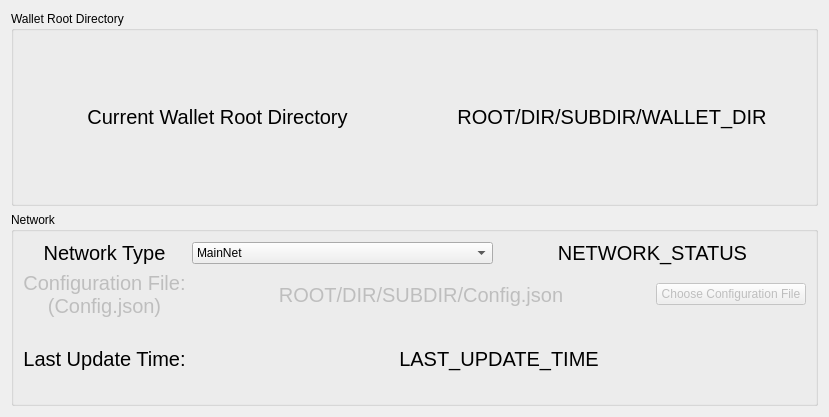
          <widget class="QWidget" name="page">
           <property name="geometry">
            <rect>
             <x>0</x>
             <y>0</y>
             <width>829</width>
             <height>417</height>
            </rect>
           </property>
           <attribute name="label">
            <string>Wallet Settings</string>
           </attribute>
           <attribute name="toolTip">
            <string>Change Wallet Settings</string>
           </attribute>
           <layout class="QGridLayout" name="gridLayout_17">
            <item row="0" column="0">
             <widget class="QGroupBox" name="groupBox_5">
              <property name="font">
               <font>
                <weight>50</weight>
                <italic>false</italic>
                <bold>false</bold>
               </font>
              </property>
              <property name="toolTip">
               <string/>
              </property>
              <property name="title">
               <string>Wallet Root Directory</string>
              </property>
              <layout class="QGridLayout" name="gridLayout_16">
               <item row="0" column="0">
                <layout class="QGridLayout" name="gridLayout_14">
                 <item row="0" column="1">
                  <widget class="QLabel" name="lblWalletRoot">
                   <property name="sizePolicy">
                    <sizepolicy hsizetype="Preferred" vsizetype="Preferred">
                     <horstretch>0</horstretch>
                     <verstretch>0</verstretch>
                    </sizepolicy>
                   </property>
                   <property name="font">
                    <font>
                     <pointsize>15</pointsize>
                    </font>
                   </property>
                   <property name="text">
                    <string>ROOT/DIR/SUBDIR/WALLET_DIR</string>
                   </property>
                   <property name="alignment">
                    <set>Qt::AlignCenter</set>
                   </property>
                  </widget>
                 </item>
                 <item row="0" column="0">
                  <widget class="QLabel" name="label_11">
                   <property name="sizePolicy">
                    <sizepolicy hsizetype="Preferred" vsizetype="Preferred">
                     <horstretch>0</horstretch>
                     <verstretch>0</verstretch>
                    </sizepolicy>
                   </property>
                   <property name="font">
                    <font>
                     <pointsize>15</pointsize>
                    </font>
                   </property>
                   <property name="text">
                    <string>Current Wallet Root Directory</string>
                   </property>
                   <property name="alignment">
                    <set>Qt::AlignCenter</set>
                   </property>
                  </widget>
                 </item>
                </layout>
               </item>
              </layout>
             </widget>
            </item>
            <item row="1" column="0">
             <widget class="QGroupBox" name="groupBox_4">
              <property name="font">
               <font>
                <weight>50</weight>
                <italic>false</italic>
                <bold>false</bold>
               </font>
              </property>
              <property name="title">
               <string>Network</string>
              </property>
              <layout class="QGridLayout" name="gridLayout_12">
               <item row="1" column="0">
                <layout class="QGridLayout" name="gridLayout">
                 <item row="1" column="0">
                  <widget class="QLabel" name="lblNetworkConfigFile">
                   <property name="enabled">
                    <bool>false</bool>
                   </property>
                   <property name="font">
                    <font>
                     <pointsize>15</pointsize>
                    </font>
                   </property>
                   <property name="text">
                    <string>Configuration File:
(Config.json)</string>
                   </property>
                   <property name="alignment">
                    <set>Qt::AlignCenter</set>
                   </property>
                  </widget>
                 </item>
                 <item row="0" column="0">
                  <widget class="QLabel" name="label_10">
                   <property name="font">
                    <font>
                     <pointsize>15</pointsize>
                    </font>
                   </property>
                   <property name="text">
                    <string>Network Type</string>
                   </property>
                   <property name="alignment">
                    <set>Qt::AlignCenter</set>
                   </property>
                  </widget>
                 </item>
                 <item row="1" column="4">
                  <widget class="QPushButton" name="btnChooseConfigFile">
                   <property name="enabled">
                    <bool>false</bool>
                   </property>
                   <property name="text">
                    <string>Choose Configuration File</string>
                   </property>
                  </widget>
                 </item>
                 <item row="1" column="1" colspan="3">
                  <widget class="QLabel" name="lblNetworkConfigFileDir">
                   <property name="enabled">
                    <bool>false</bool>
                   </property>
                   <property name="font">
                    <font>
                     <pointsize>15</pointsize>
                    </font>
                   </property>
                   <property name="text">
                    <string>ROOT/DIR/SUBDIR/Config.json</string>
                   </property>
                   <property name="alignment">
                    <set>Qt::AlignCenter</set>
                   </property>
                  </widget>
                 </item>
                 <item row="2" column="0">
                  <widget class="QLabel" name="label_15">
                   <property name="font">
                    <font>
                     <pointsize>15</pointsize>
                    </font>
                   </property>
                   <property name="text">
                    <string>Last Update Time:</string>
                   </property>
                   <property name="alignment">
                    <set>Qt::AlignCenter</set>
                   </property>
                  </widget>
                 </item>
                 <item row="0" column="1" colspan="2">
                  <widget class="QComboBox" name="cbNetwork">
                   <item>
                    <property name="text">
                     <string>MainNet</string>
                    </property>
                   </item>
                   <item>
                    <property name="text">
                     <string>TestNet</string>
                    </property>
                   </item>
                   <item>
                    <property name="text">
                     <string>RegTest</string>
                    </property>
                   </item>
                   <item>
                    <property name="text">
                     <string>PrvNet</string>
                    </property>
                   </item>
                  </widget>
                 </item>
                 <item row="0" column="3" colspan="2">
                  <widget class="QLabel" name="lblNetworkStatus">
                   <property name="font">
                    <font>
                     <pointsize>15</pointsize>
                    </font>
                   </property>
                   <property name="text">
                    <string>NETWORK_STATUS</string>
                   </property>
                   <property name="alignment">
                    <set>Qt::AlignCenter</set>
                   </property>
                  </widget>
                 </item>
                 <item row="2" column="1" colspan="4">
                  <widget class="QLabel" name="lblNetworkLastUpdateTime">
                   <property name="font">
                    <font>
                     <pointsize>15</pointsize>
                    </font>
                   </property>
                   <property name="text">
                    <string>LAST_UPDATE_TIME</string>
                   </property>
                   <property name="alignment">
                    <set>Qt::AlignCenter</set>
                   </property>
                  </widget>
                 </item>
                </layout>
               </item>
              </layout>
             </widget>
            </item>
           </layout>
          </widget>
